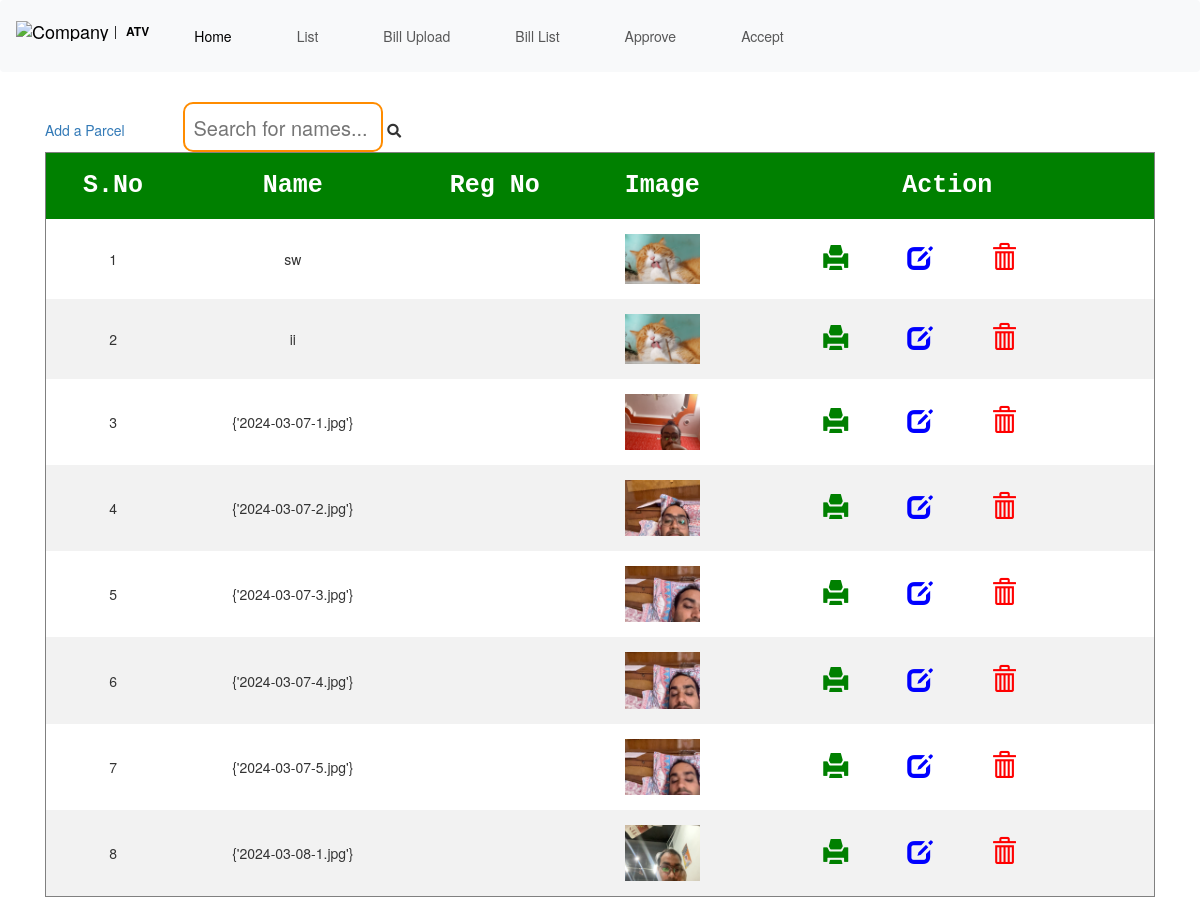
Page /list/ on the committed database.
### core/models.py (models this page shows, shortened)
class Dog(models.Model):
    name = models.CharField(max_length=65)
    image = models.ImageField(upload_to='dogs/')

### core/views.py (the view)
# urls.py: path("list/", views.list_dogs, name='list-view'),
def list_dogs(request):
    dogs = Dog.objects.all()
    context = {'dogs': dogs}
    return render(request, 'list.html', context)

### core/templates/list.html (shortened to what this page needs)
{% extends 'base.html' %}
{% block content %}
{% load static %}
<head>
  <link rel="stylesheet" href="https://maxcdn.bootstrapcdn.com/bootstrap/3.3.7/css/bootstrap.min.css">
  <link rel="stylesheet" href="https://cdnjs.cloudflare.com/ajax/libs/font-awesome/5.15.4/css/all.min.css">
  <link rel="stylesheet" type="text/css" href="{% static 'style.css' %}">
</head>
<div class="p-8 flex flex-col items-center">
  <a href="{% url 'upload_form' %}">Add a Parcel</a>
  <input type="text" id="myInput" name="" placeholder="Search for names..." onkeyup="search();">
  <i class="fas fa-search"></i>
</div>
<table id="myTable" border="1">
  <thead>
    <tr>
      <th>S.No</th>
      <th>Name</th>
      <th>Reg No</th>
      <th>Image</th>
      <th>Action</th>
    </tr>
  </thead>
  <tbody>
    {% for dog in dogs %}
    <tr>
      <td>{{ forloop.counter }}</td>
      <td>{{ dog.name }}</td>
      <td>{{ dog.reg_no }}</td>
      <td class="image-cell" onclick="enlargeImage('{{ dog.image.url }}')">
        <img src="{{ dog.image.url }}" alt="{{ dog.name }}" width="75px">
      </td>
      <td>
        <a href="#"><i class="glyphicon glyphicon-print"></i></a>
        <a href="#"><i class="glyphicon glyphicon-edit"></i></a>
        <a href="{% url 'app:delete-image' dog.pk %}" onclick="confirmDelete(event)"><i class="glyphicon glyphicon-trash"></i></a>
      </td>
    </tr>
    {% endfor %}
  </tbody>
</table>
<div class="overlay" id="overlay" onclick="hideOverlay()">
</div>
{% endblock %}

### core/static/style.css (style rules this page uses)
table { width: 100%; border-collapse: collapse; }
th { height: 50px; font-size: 25px; font-family: monospace; text-align: center; background-color: green; color: white; }
td { height: 50px; text-align: center; }
th, td { padding: 15px; }
tr:nth-child(even) { background-color: #f2f2f2; }
a { margin-right: 55px; }
.glyphicon { font-size: 25px; }
.glyphicon-print { color: green; }
.glyphicon-edit { color: blue; }
.glyphicon-trash { color: red; }
#myInput { width: 200px; height: 50px; font-size: 20px; padding: 8px; margin-top: 10px; border-radius: 10px; border: 2px solid darkorange; }

### rows in the picture
Dog: name "sw", image (picture)
Dog: name "ii", image (picture)
Dog: name "{'2024-03-07-1.jpg'}", image (picture)
Dog: name "{'2024-03-07-2.jpg'}", image (picture)
Dog: name "{'2024-03-07-3.jpg'}", image (picture)
Dog: name "{'2024-03-07-4.jpg'}", image (picture)
Dog: name "{'2024-03-07-5.jpg'}", image (picture)
Dog: name "{'2024-03-08-1.jpg'}", image (picture)
